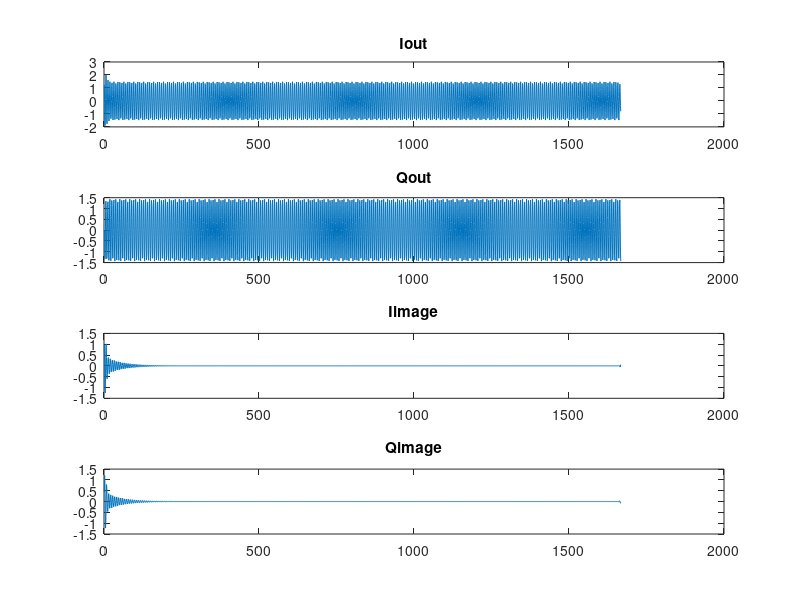

Write the MATLAB code that produced this figure.
close all
clear all
clc

% Choose how much amplitude and phase mismatch between local oscillator
% signals
ampl_mismatch_db = 20;  %[dB]
IQ_phase_mismatch = 40; %[degrees]

%% Some parameters
Fs2 = 16e6;
downrate = 600;
Fs = downrate * Fs2;
dT = 1/Fs;
RF_ampl = 2;
LOI_ampl = 1*10^(ampl_mismatch_db/20);
LOQ_ampl = 1;

IF_freq = 2.5e6;
RF_freq = 2.440e9;
RFimage_freq = RF_freq - 2 * IF_freq;
LO_freq = RF_freq - IF_freq; % Low-side injection: LO < RF


%% Create a complex bandpass FIR filter
Hlp = fir1(28,1e6/(Fs2/2));     % Lowpass prototype
N = length(Hlp)-1;
Fbp = 2.5e6/(Fs2/2);                              % Desired frequency shift
j = complex(0,1);
Hbp = Hlp.*exp(j*Fbp*pi*(0:N));

% View frequency response of filter
% fvtool(Hbp)

% Generate some tone at RF
N = 1e6;
t = 0:dT:(N-1)*dT;
MSK = RF_ampl * sin(2*pi*RF_freq*t);
IMG = RF_ampl * sin(2*pi*RFimage_freq*t);


%% 2-Sided FFT for checking purposes
% X=fft(MSK+IMG);
% X_shift=fftshift(X);
% N=length(MSK);
% w=fftshift((0:N-1)/N*2*pi);
% w(1:N/2)=w(1:N/2)-2*pi;
% f=Fs/(2*pi)*w;
% plot(f, abs(X_shift))
%% Create LO with amplitude and phase mismatch
LOI = LOI_ampl * sin(2*pi*LO_freq*t)+LOI_ampl;
LOQ = LOQ_ampl * sin(2*pi*LO_freq*t + IQ_phase_mismatch*pi/180 - 90*pi/180)+LOQ_ampl;

%% Downconvert with LO
IFI = LOI .* MSK;
IFQ = LOQ .* MSK;

IFIimage = LOI .* IMG;
IFQimage = LOQ .* IMG;

% Remove high frequency mixing content
[b,a] = butter(5,40e6/(Fs/2));
IFI_filt = filter(b,a,IFI);
IFQ_filt = filter(b,a,IFQ);
IFIimage_filt = filter(b,a,IFIimage);
IFQimage_filt = filter(b,a,IFQimage);

% Downsample to 16 MHz before further processing
Iout = IFI_filt(1:downrate:end);
Qout = IFQ_filt(1:downrate:end);
Iimage = IFIimage_filt(1:downrate:end);
Qimage = IFQimage_filt(1:downrate:end);
t = t(1:downrate:end);

%% 2-Sided FFT for checking purposes
% X=fft(Iout);
% X_shift=fftshift(X);
% N=length(Iout);
% w=fftshift((0:N-1)/N*2*pi);
% w(1:N/2)=w(1:N/2)-2*pi;
% f=Fs2/(2*pi)*w;
% plot(f, abs(X_shift))

%% Apply matlab I/Q compensation algorithm
% https://www.mathworks.com/help/comm/ref/comm.iqimbalancecompensator-system-object.html
M = 1/100;
% x = zeros(1,length(Iout));
% y = zeros(1,length(Iout));
% w = zeros(1,length(Iout));
% 
% for ii = 1:length(Iout)
%     x(ii) = Iout(ii) + j*Qout(ii);
%     y(ii) = x(ii) + w(ii)*conj(x(ii));
%     
%     w(ii+1) = w(ii) - M*y(ii)^2;
% end
% 
% xim = zeros(1,length(Iout));
% yim = zeros(1,length(Iout));
% wim = zeros(1,length(Iout));
% 
% for ii = 1:length(Iout)
%     xim(ii) = Iimage(ii) + j*Qimage(ii);
%     yim(ii) = xim(ii) + wim(ii)*conj(xim(ii));
%     
%     wim(ii+1) = wim(ii) - M*yim(ii)^2;
% end
% 
% Iout = real(y);
% Qout = imag(y);
% 
% Iimage = real(y);
% Qimage = imag(y);

iy = zeros(1,length(Iout));
qy = zeros(1,length(Iout));
wr = zeros(1,length(Iout));
wj = zeros(1,length(Iout));

for ii = 1:length(Iout)
    iy(ii) = Iout(ii) + wr(ii)*Iout(ii) + wj(ii)*Qout(ii);
    qy(ii) = Qout(ii) + wj(ii)*Iout(ii) - wr(ii)*Qout(ii);
    
    wr(ii+1) = wr(ii) - M*(iy(ii) + qy(ii))*(iy(ii)-qy(ii));
    wj(ii+1) = wj(ii) - M*(2*iy(ii)*qy(ii));
end

Iout = iy;
Qout = qy;

iyim = zeros(1,length(Iout));
qyim = zeros(1,length(Iout));
wrim = zeros(1,length(Iout));
wjim = zeros(1,length(Iout));

for ii = 1:length(Iout)
    iyim(ii) = Iimage(ii) + wrim(ii)*Iimage(ii) + wjim(ii)*Qimage(ii);
    qyim(ii) = Qimage(ii) + wjim(ii)*Qimage(ii) - wrim(ii)*Qimage(ii);
    
    wrim(ii+1) = wrim(ii) - M*(iyim(ii) + qyim(ii))*(iyim(ii)-qyim(ii));
    wjim(ii+1) = wjim(ii) - M*(2*iyim(ii)*qyim(ii));
end

Iimage = iyim;
Qimage = qyim;

%%
% Filter signal with complex bandpass filter    
Rcoeff = real(Hbp);
Icoeff = imag(Hbp);

% Actual signal
x1 = conv(Iout,Rcoeff,'same');
x2 = conv(Qout,Icoeff,'same');

x3 = conv(Iout,Icoeff,'same');
x4 = conv(Qout,Rcoeff,'same');

Iout_rej = x1 + x2;
Qout_rej = x3 - x4;

% Image signal
x1im = conv(Iimage,Rcoeff,'same');
x2im = conv(Qimage,Icoeff,'same');

x3im = conv(Iimage,Icoeff,'same');
x4im = conv(Qimage,Rcoeff,'same');

Iimage_rej = x1im + x2im;
Qimage_rej = x3im - x4im;


% Plot the Q channel after the IQ compensation and filtering
subplot(411);plot(Iout_rej);title("Iout")
subplot(412);plot(Qout);title("Qout")

subplot(413);plot(Iimage_rej);title("Iimage")
subplot(414);plot(Qimage_rej);title("Qimage")

% figure;
% subplot(211);plot(wr);title('wr');
% subplot(212);plot(wj);title('wj');
% 
% figure;
% subplot(211);plot(wrim);title('wr_image');
% subplot(212);plot(wjim);title('wj_image');